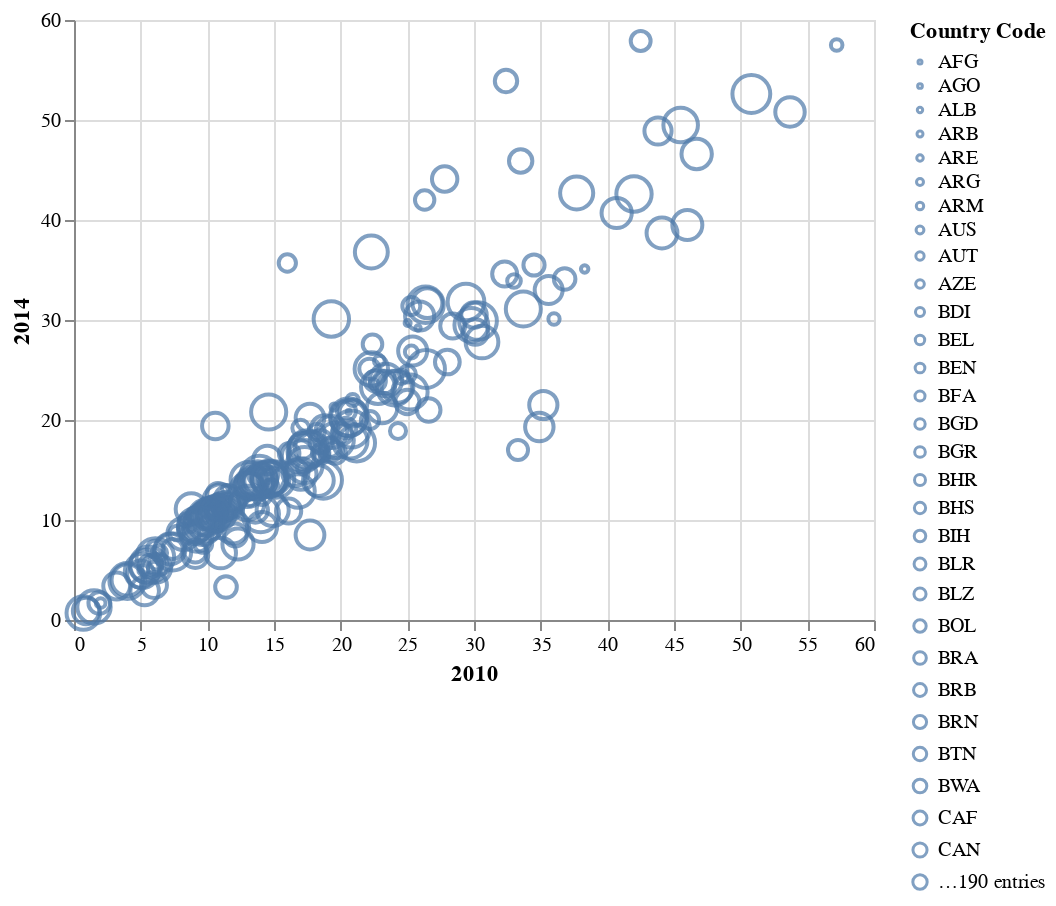

The cell this chart's notebook holds for it:
### Markdown cell above
### Using Altair

### Code cell
import altair as alt

alt.Chart(data).mark_point().encode( x='2010', y='2014', size='Country Code')

### Figure 1 — Vega-Lite specification as saved in the notebook (floating-point values rounded to 4 significant figures; data arrays with more than 128 entries replaced by an {"elided": "..."} marker saying what was removed)
{"config": {"view": {"continuousWidth": 400, "continuousHeight": 300}}, "data": {"name": "data-858c3b2a219ca095837730ce44b6dec5"}, "mark": "point", "encoding": {"size": {"type": "nominal", "field": "Country Code"}, "x": {"type": "quantitative", "field": "2010"}, "y": {"type": "quantitative", "field": "2014"}}, "$schema": "https://vega.github.io/schema/vega-lite/v4.8.1.json", "datasets": {"data-858c3b2a219ca095837730ce44b6dec5": {"elided": "219 records"}}}
